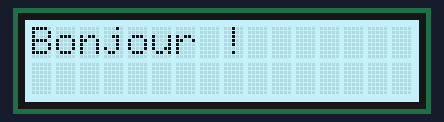
The sketch below on a simulated Arduino Uno, built with avr-gcc and run on an emulated ATmega328P. Parts: 16×2 character LCD.

Above: at 0.1 s.
At 1.1 s:
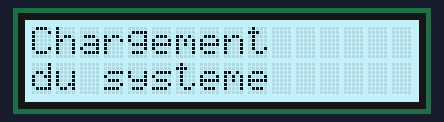
At 4.2 s:
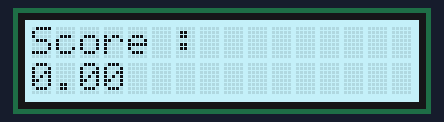

The sketch:

Arduino-Borui.ino
```cpp
#include <Wire.h>
#include <rgb_lcd.h>

rgb_lcd lcd;
float colorR;
float colorG;
float colorB;
float Score;

void setup(){
  lcd.begin(16, 2);
  colorR = 182;
  colorG = 240;
  colorB = 252;
  lcd.display();
  lcd.setRGB(colorR, colorG, colorB);

  lcd.setCursor(0, 0);
  lcd.print("Bonjour !");
  delay(1000);
  lcd.clear();

  lcd.setCursor(0, 0);
  lcd.print("Chargement");
  lcd.setCursor(0, 1);
  lcd.print("du systeme");
  delay(3000);


  Score = 0;

}


void loop(){

  lcd.clear();
  lcd.setCursor(0, 0);
  lcd.print("Score :");
  lcd.setCursor(0, 1);
  lcd.print(Score);
  delay(5000);

}
```

Measured:
- what the display in image 1 shows lasts 3.0 s, from 1.1 s to 4.1 s
